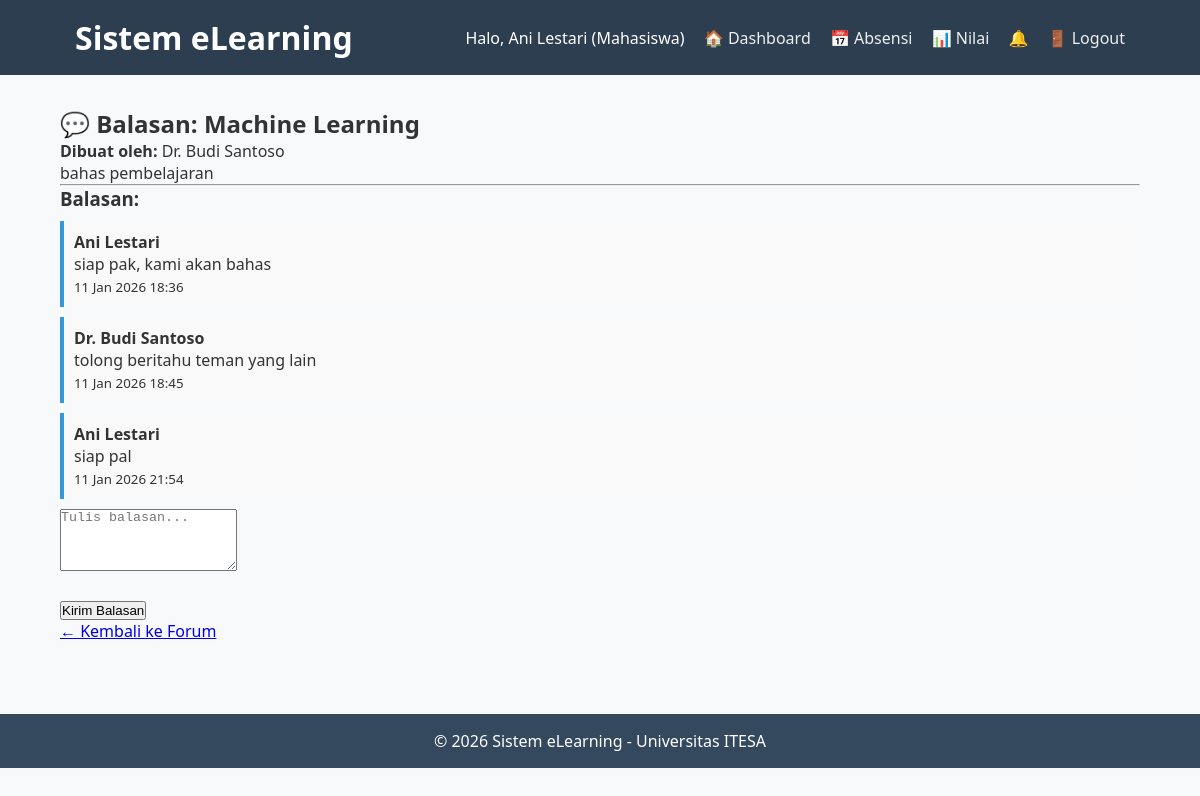
Screenshot of /mahasiswa/forum/view_replies.php?thread_id=1 (signed in) with the database file from the repository.
### tables this page shows
CREATE TABLE `profiles` (
  `id_user` int(11) NOT NULL,
  `nim_nidn` varchar(20) DEFAULT NULL,
  `foto` varchar(255) DEFAULT NULL,
  `alamat` text DEFAULT NULL,
  `fakultas` varchar(100) DEFAULT NULL,
  `prodi` varchar(100) DEFAULT NULL
);

CREATE TABLE `users` (
  `id` int(11) NOT NULL,
  `username` varchar(50) NOT NULL,
  `password` varchar(255) NOT NULL,
  `nama_lengkap` varchar(100) NOT NULL,
  `email` varchar(100) NOT NULL,
  `role` enum('admin','dosen','mahasiswa') NOT NULL
);

CREATE TABLE `forum_threads` (
  `id` int(11) NOT NULL,
  `id_class` int(11) NOT NULL,
  `id_user` int(11) NOT NULL,
  `judul` varchar(150) NOT NULL,
  `isi` text NOT NULL,
  `created_at` datetime DEFAULT current_timestamp()
);

CREATE TABLE `forum_replies` (
  `id` int(11) NOT NULL,
  `id_thread` int(11) NOT NULL,
  `id_user` int(11) NOT NULL,
  `isi_komentar` text NOT NULL,
  `created_at` datetime DEFAULT current_timestamp()
);

### includes/functions.php (called while the page is built, shortened)
<?php
if (!function_exists('get_user_info')) {
    function get_user_info($pdo, $user_id) {
        $stmt = $pdo->prepare("SELECT u.*, p.nim_nidn, p.foto FROM users u LEFT JOIN profiles p ON u.id = p.id_user WHERE u.id = ?");
        $stmt->execute([$user_id]);
        return $stmt->fetch(PDO::FETCH_ASSOC);
    }
}
?>

### mahasiswa/forum/view_replies.php (the view, shortened to what this page needs)
<?php
require_once '../../includes/header.php';
require_once '../../includes/functions.php';
$thread_id = $_GET['thread_id'] ?? 0;
$stmt = $pdo->prepare("
    SELECT t.*, u.nama_lengkap AS pembuat
    FROM forum_threads t
    JOIN users u ON t.id_user = u.id
    WHERE t.id = ?
");
$stmt->execute([$thread_id]);
$thread = $stmt->fetch();
$replies = $pdo->prepare("
    SELECT r.*, u.nama_lengkap
    FROM forum_replies r
    JOIN users u ON r.id_user = u.id
    WHERE r.id_thread = ?
    ORDER BY r.created_at ASC
");
$replies->execute([$thread_id]);
$stmt = $pdo->prepare("SELECT id_class FROM forum_threads WHERE id = ?");
$stmt->execute([$thread_id]);
$class_id = $stmt->fetchColumn();
?>
<h2>💬 Balasan: <?= htmlspecialchars($thread['judul']) ?></h2>
<p><strong>Dibuat oleh:</strong> <?= htmlspecialchars($thread['pembuat']) ?></p>
<p><?= nl2br(htmlspecialchars($thread['isi'])) ?></p>
<hr>
<?php if ($replies->rowCount() > 0): ?>
    <h3>Balasan:</h3>
    <?php while ($r = $replies->fetch()): ?>
    <div style="margin:10px 0; padding:10px; background:#f9f9f9; border-left:4px solid #3498db;">
        <strong><?= htmlspecialchars($r['nama_lengkap']) ?></strong>
        <p><?= nl2br(htmlspecialchars($r['isi_komentar'])) ?></p>
        <small><?= date('d M Y H:i', strtotime($r['created_at'])) ?></small>
    </div>
    <?php endwhile; ?>
<?php else: ?>
    <p>Belum ada balasan.</p>
<?php endif; ?>
<form method="post" action="post_reply.php">
    <textarea name="isi_komentar" rows="4" placeholder="Tulis balasan..." required></textarea><br><br>
    <button type="submit">Kirim Balasan</button>
</form>
<a href="view_forum.php?id=<?= $class_id ?>">← Kembali ke Forum</a>
<?php include '../../includes/footer.php'; ?>

### includes/header.php (shortened to what this page needs)
<?php
require_once __DIR__ . '/auth.php';
$user = get_user_info($pdo, $_SESSION['user_id']);
$notif_count = 0;
if (is_logged_in()) {
    $stmt = $pdo->prepare("SELECT COUNT(*) FROM notifications WHERE id_user = ? AND is_read = 0");
    $stmt->execute([$_SESSION['user_id']]);
    $notif_count = $stmt->fetchColumn();
}
?>
<!DOCTYPE html>
<html lang="id">
<head>
    <link rel="stylesheet" href="/elearning/assets/css/style.css">
</head>
<body>
    <header>
        <div class="container">
            <h1>Sistem eLearning</h1>
            <nav>
                <span>Halo, <?= htmlspecialchars($user['nama_lengkap']) ?> (<?= ucfirst($user['role']) ?>)</span>
                <?php if ($_SESSION['role'] === 'mahasiswa'): ?>
                    <a href="/elearning/mahasiswa/dashboard.php">🏠 Dashboard</a>
                    <a href="/elearning/mahasiswa/view_attendance.php">📅 Absensi</a>
                    <a href="/elearning/mahasiswa/grades.php">📊 Nilai</a>
                <?php endif; ?>
                <?php if ($notif_count > 0): ?>
                    <a href="/elearning/notifications.php" style="color:red;">🔔 (<?= $notif_count ?>)</a>
                <?php else: ?>
                    <a href="/elearning/notifications.php">🔔</a>
                <?php endif; ?>
                <a href="/elearning/logout.php">🚪 Logout</a>
            </nav>
        </div>
    </header>
    <div class="container main-content">

### assets/css/style.css (style rules this page uses)
* { margin: 0; padding: 0; box-sizing: border-box; }
body { font-family: 'Segoe UI', Tahoma, Geneva, Verdana, sans-serif; background: #f8f9fa; color: #333; }
.container { width: 90%; max-width: 1200px; margin: 0 auto; padding: 0 15px; }
header { background: #2c3e50; color: white; padding: 1rem 0; }
header .container { display: flex; justify-content: space-between; align-items: center; }
header nav a { color: #ecf0f1; text-decoration: none; margin-left: 15px; }
.main-content { padding: 2rem 0; }

### rows the page displays
profiles: id_user.nama_lengkap "Ani Lestari", id_user.role "Mahasiswa"
forum_threads: judul "Machine Learning", id_user.nama_lengkap "Dr. Budi Santoso", isi "bahas pembelajaran"
forum_replies: id_user.nama_lengkap "Ani Lestari", isi_komentar "siap pak, kami akan bahas", created_at "11 Jan 2026 18:36"
forum_replies: id_user.nama_lengkap "Dr. Budi Santoso", isi_komentar "tolong beritahu teman yang lain", created_at "11 Jan 2026 18:45"
forum_replies: id_user.nama_lengkap "Ani Lestari", isi_komentar "siap pal", created_at "11 Jan 2026 21:54"
